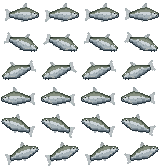
#> input picture assets/creatures/freshwater/ancient_cold_lake/ac_baikal_whitefish_swim_40x28_4f.png, 160 x 168 px; its folder holds only this picture in this run
$ python f2.py
#> lines starting #> are read from the running program, lines starting #| are printed output that depends on the picture; after the words box and inside, x2 and y2 are one past the last pixel; in counts of white or black regions, pixels touching at a corner belong together
### .agents/tools/creature_gen/v4/v4env.py
"""Shared paths and biome constants for the v4 tools. Everything is resolved from the generator folder (paths.py), so the tools
run from any clone; override with DIVIN_ROOT / DIVIN_GEN_OUT like the rest of the generator."""
import os, sys, math, re, glob
V4 = os.path.dirname(os.path.abspath(__file__)); GEN = os.path.dirname(V4); LIB = os.path.join(V4, 'lib')
for _p in (LIB, V4, GEN):
    if _p not in sys.path: sys.path.insert(0, _p)
import paths, biomes   # noqa: E402  (generator paths: REPO, WORK; biome registry)
REPO = paths.REPO
CREATURES = os.path.join(REPO, 'assets', 'creatures')
CACHE = os.path.join(paths.WORK, 'v4_cache'); os.makedirs(CACHE, exist_ok=True)
# all from the generator's biome registry (biomes.py) - add a biome there
BIOME = {p: biomes.rel(p) for p in biomes.ALL}
REFS = tuple(biomes.REFS)   # accepted reference dialects - never restyled
WATER = {p: b['water'] for p, b in biomes.ALL.items()}   # OKLab hue (deg), mean lightness where the fish swim
MODULES = {p: b['modules'] for p, b in biomes.GEN.items()}
PREVIEW_BG = {p: biomes.review_bg(p) for p in biomes.ALL}
def bright(pre): return WATER[pre][1] >= 0.6   # bright water: bodies below the water; dark water: bodies a little above it
def asset_dir(pre): return os.path.join(CREATURES, BIOME[pre])
def installed(pre, name, kind='swim'):
    g = glob.glob(os.path.join(asset_dir(pre), f'{pre}_{name}_{kind}_*_4f.png')); return g[0] if g else None
def ref_sheets(kind='swim'):
    return {p: sorted(glob.glob(os.path.join(asset_dir(p), f'{p}_*_{kind}_*_4f.png'))) for p in REFS}
# [10 lines left out: function species, not called in this run]
def code(pre, i): return '%s%02d' % (pre.upper(), i + 1)
# [5 lines left out: function eye_colours, not called in this run]
def frame_size(f): return tuple(map(int, re.search(r'_(\d+)x(\d+)_4f', f).groups()))

### .agents/tools/creature_gen/paths.py
"""Where the sprite generator reads and writes. Everything is resolved from this folder, so the tools run from any clone of
the repo on any machine (no home-folder paths). Override with environment variables when needed:
  DIVIN_ROOT     repo root (default: three levels up from this file, i.e. the Godot project folder)
  DIVIN_GEN_OUT  build / pilot output folder (default: <repo>/_gen, gitignored)
  DIVIN_PREVIEW  preview images for review (default: <repo>/Claude outputs, gitignored)"""
import os
GEN = os.path.dirname(os.path.abspath(__file__))
REPO = os.path.abspath(os.environ.get('DIVIN_ROOT') or os.path.join(GEN, '..', '..', '..'))
WORK = os.path.abspath(os.environ.get('DIVIN_GEN_OUT') or os.path.join(REPO, '_gen'))
PREVIEW = os.path.abspath(os.environ.get('DIVIN_PREVIEW') or os.path.join(REPO, 'Claude outputs'))
def out_dir(pre):
    """build.py / install.py hand-off folder of a biome: <WORK>/out (cs) or <WORK>/out_<pre>."""
    return os.path.join(WORK, 'out' + ('' if pre == 'cs' else '_' + pre))
def work(p):
    """a pilot folder name (relative = inside WORK, ~ and absolute paths kept)."""
    p = os.path.expanduser(p); return p if os.path.isabs(p) else os.path.join(WORK, p)
for _d in (WORK, PREVIEW):
    os.makedirs(_d, exist_ok=True)
    _g = os.path.join(_d, '.gdignore')   # keep Godot from importing build output and previews
    if not os.path.exists(_g): open(_g, 'w').close()

### .agents/tools/creature_gen/v4/lib/m.py
import v4env  # noqa: F401  (paths)
import os,re,glob,sys,json
import numpy as np
from PIL import Image
from scipy import ndimage as ndi
R=v4env.CREATURES
BI=dict(v4env.BIOME)   # biome registry (biomes.py)
# [14 lines left out: functions oklab_L, load, not called in this run]
def body(fr):
    a=fr[...,3]; op=a>=250
    core=ndi.binary_opening(op,structure=ndi.generate_binary_structure(2,1),iterations=2)
    if core.sum()<20: core=op
    lab,n=ndi.label(core)
    if n>1:
        sz=ndi.sum(core,lab,range(1,n+1)); core=lab==(1+int(np.argmax(sz)))
    return core
# [42 lines left out: function feats, not called in this run]
# [8 lines that do not run on import are left out]

### .agents/tools/creature_gen/biomes.py
"""The one list of creature biomes known to the generator, its study scripts and the v4 tools.
Adding a biome (.agents/rules/creature_workflow.md, path A) = one entry in GEN here; its colour data goes in pal.py (BIOMES, and
the v3 BIOMES_V3 / FIT_V3 / FAM_<PRE>) and its gait table in gait.py.
  cat, folder   assets/creatures/<cat>/<folder> and scenes/creatures/<cat>/<folder> (also the environment folder)
  modules       species modules in build order (review codes CS01.. follow it)
  water         OKLab hue (deg) and mean lightness of the water where the fish swim (study/bgfit.py); pal.BG_L is the lightness
  preview       RGB behind build.py preview images
  review        RGB behind v4 review pages (default: preview)
REFS are the hand-drawn reference biomes: measured by the study / v4 tools, never built or restyled."""
REFS = {
    'ac': dict(cat='freshwater', folder='ancient_cold_lake', water=(-121, 0.49), review=(52, 72, 92)),
    'bw': dict(cat='freshwater', folder='blackwater', water=(59, 0.46), review=(70, 52, 30)),
    'pf': dict(cat='freshwater', folder='planted_freshwater', water=(168, 0.60), review=(40, 92, 80)),
}
GEN = {
    'cs': dict(cat='freshwater', folder='clear_spring', modules=['sp1', 'sp2', 'sp3', 'sp4'], water=(-174, 0.73),
               preview=(79, 157, 150), review=(70, 150, 145)),
    'fs': dict(cat='freshwater', folder='forest_stream', modules=['fs1', 'fs2', 'fs3'], water=(152, 0.68), preview=(72, 129, 89)),
    'ms': dict(cat='freshwater', folder='marsh_swamp', modules=['ms1', 'ms2', 'ms3'], water=(132, 0.42), preview=(63, 81, 49)),
    'bb': dict(cat='freshwater', folder='billabong', modules=['bb1', 'bb2', 'bb3'], water=(173, 0.39), preview=(46, 76, 67)),
    'by': dict(cat='freshwater', folder='bayou', modules=['by1', 'by2', 'by3'], water=(121, 0.36), preview=(48, 60, 34)),
    'cw': dict(cat='marine', folder='cold_water', modules=['cw1', 'cw2', 'cw3', 'cw4'], water=(-123, 0.36), preview=(20, 62, 88)),
    'uc': dict(cat='special', folder='underwater_cave', modules=['uc1', 'uc2', 'uc3'], water=(-109, 0.21), preview=(20, 26, 32)),
}
ALL = {**REFS, **GEN}   # report order: references first, then the generator biomes
def rel(pre): return ALL[pre]['cat'] + '/' + ALL[pre]['folder']        # e.g. 'freshwater/clear_spring'
def review_bg(pre): return ALL[pre].get('review', ALL[pre].get('preview'))

### .agents/tools/creature_gen/v4/lib/f2.py
import v4env  # noqa: F401  (paths)
"""Structural features of a swimmer sprite (row E, frame 0)."""
import os,re,glob,json,sys
import numpy as np
from PIL import Image
from scipy import ndimage as ndi

from m import BI,R,body
def lab(rgb):
    c=rgb/255.; c=np.where(c<=0.04045,c/12.92,((c+0.055)/1.055)**2.4)
    l=0.4122214708*c[...,0]+0.5363325363*c[...,1]+0.0514459929*c[...,2]
    m=0.2119034982*c[...,0]+0.6806995451*c[...,1]+0.1073969566*c[...,2]
    s=0.0883024619*c[...,0]+0.2817188376*c[...,1]+0.6299787005*c[...,2]
    l,m,s=np.cbrt(l),np.cbrt(m),np.cbrt(s)
    return (0.2104542553*l+0.793617785*m-0.0040720468*s,1.9779984951*l-2.428592205*m+0.4505937099*s,0.0259040371*l+0.7827717662*m-0.8086757660*s)
def chue(a,b,w=None):
    if w is None: w=np.ones_like(a)
    return float(np.degrees(np.arctan2((b*w).sum(),(a*w).sum())))
def hd(x,y): return float((x-y+180)%360-180)
def frames(pre):
    for f in sorted(glob.glob(f'{R}/{BI[pre]}/{pre}_*_swim_*_4f.png')):
        mm=re.search(r'_swim_(\d+)x(\d+)_4f',f); W,H=int(mm[1]),int(mm[2])
        im=np.array(Image.open(f).convert('RGBA'))
        yield os.path.basename(f)[len(pre)+1:].split('_swim_')[0],im[:H,:W],f
def feat(fr):
    A=fr[...,3]; op=A>=200; vis=A>0; core=body(fr)
    if core.sum()<30: return None
    L,a,b=lab(fr[...,:3].astype(float)); C=np.hypot(a,b)
    ys,xs=np.nonzero(core); x0,x1,y0,y1=xs.min(),xs.max(),ys.min(),ys.max(); BL=x1-x0+1; BH=y1-y0+1
    out=dict(BL=int(BL),BH=int(BH),area=int(core.sum()))
    # ---- A. tone ramp
    P=fr[...,:3][core]; cols,inv,cnt=np.unique(P.reshape(-1,3),axis=0,return_inverse=True,return_counts=True)
    cL=lab(cols.astype(float))[0]; o=np.argsort(cL); lv=[];
    for i in o:
        if cnt[i]<2: continue
        if lv and cL[i]-lv[-1][0]<0.02: lv[-1][1]+=cnt[i]
        else: lv.append([cL[i],cnt[i]])
    levels=np.array([v[0] for v in lv]); steps=np.diff(levels) if len(levels)>1 else np.array([0])
    out.update(ncol_body=int(len(cols)),levels=int(len(levels)),step_med=float(np.median(steps)),step_max=float(steps.max()),
               top3=float(np.sort(cnt)[::-1][:3].sum()/cnt.sum()),singletons=float((cnt==1).sum()/len(cnt)))
    # ---- B. columns
    runs=[];trans=[];runfrac=[];dpos=[];lpos=[];rim=[];darkstart=[]
    for x in range(x0+int(BL*.25),x0+int(BL*.75)+1):
        c=np.nonzero(core[:,x])[0]
        if len(c)<8: continue
        col=fr[c,x,:3].astype(int); v=L[c,x]; n=len(c)
        ch=np.any(col[1:]!=col[:-1],axis=1); nr=1+ch.sum(); runs.append(nr); runfrac.append(1/nr)
        trans.append(int((np.abs(np.diff(v))>0.04).sum()))
        inner=v[1:-1]; t=(np.arange(1,n-1))/(n-1)
        dpos.append(float(t[np.argmin(inner)])); lpos.append(float(t[np.argmax(inner)]))
        rim.append(float(v[-2]-v[-3]) if n>=4 else 0)
        # where value falls below (max - 50% of range) going down from the lightest pixel
        k=np.argmax(inner); thr=inner.max()-0.5*(inner.max()-inner.min()); below=np.nonzero(inner[k:]<thr)[0]
        darkstart.append(float(t[k+below[0]]) if len(below) else 1.0)
    out.update(runs=float(np.mean(runs)),trans=float(np.mean(trans)),darkpos=float(np.median(dpos)),litpos=float(np.median(lpos)),
               rim=float(np.median(rim)),darkstart=float(np.median(darkstart)),runlen=float(np.mean([BH/r for r in runs])))
    # ---- C. length profile (10 bins tail->head)
    U=(np.arange(fr.shape[1])-x0)/max(BL-1,1); prof=[]
    for i in range(10):
        msk=core&(U[None,:]>=i/10)&(U[None,:]<(i+1)/10)
        prof.append(float(L[msk].mean()) if msk.any() else np.nan)
    prof=np.array(prof); out['lenprof']=(prof-np.nanmean(prof)).tolist()
    # ---- D. highlight
    Lb=L[core]; th=np.percentile(Lb,90); hm=core&(L>=th); hy,hx=np.nonzero(hm)
    T=np.full(L.shape,np.nan);
    topd=[]
    for x in range(x0,x1+1):
        c=np.nonzero(core[:,x])[0]
        if len(c)<4: continue
        T[c,x]=(c-c.min())/max(c.max()-c.min(),1)
        hc=np.nonzero(hm[c,x])[0]
        if len(hc): topd.append(hc.min())
    lab_,ncomp=ndi.label(hm,structure=np.ones((3,3)))
    sizes=ndi.sum(hm,lab_,range(1,ncomp+1)) if ncomp else [0]
    out.update(hl_u=float(((hx-x0)/BL).mean()),hl_t=float(np.nanmean(T[hm])),hl_topd=float(np.median(topd)) if topd else 0,
               hl_comp=int(ncomp),hl_main=float(max(sizes)/hm.sum()),hl_len=float((hx.max()-hx.min()+1)/BL),hl_thick=float(hm.sum()/max(len(np.unique(hx)),1)))
    # ---- E. outline by side (opaque silhouette edges)
    pad=np.pad(op,1); up=~pad[:-2,1:-1]&op; dn=~pad[2:,1:-1]&op; lf=~pad[1:-1,:-2]&op; rt=~pad[1:-1,2:]&op
    res={}
    for nm,m_,dy,dx in (('top',up&~dn,1,0),('bot',dn&~up,-1,0)):
        yy,xx=np.nonzero(m_&core|m_&ndi.binary_dilation(core))
        d=[];dh=[];cr=[]
        for y,x in zip(yy,xx):
            y2,x2=y+dy,x+dx
            if 0<=y2<L.shape[0] and op[y2,x2]:
                d.append(L[y,x]-L[y2,x2]);
                if C[y2,x2]>0.02 and C[y,x]>0.01: dh.append(abs(hd(np.degrees(np.arctan2(b[y,x],a[y,x])),np.degrees(np.arctan2(b[y2,x2],a[y2,x2])))))
                cr.append(C[y,x]/max(C[y2,x2],1e-3))
        res[nm]=(float(np.median(d)) if d else 0,float(np.median(dh)) if dh else 0,float(np.median(cr)) if cr else 0)
    edge=op&(up|dn|lf|rt)
    out.update(ol_top=res['top'][0],ol_bot=res['bot'][0],ol_hue_top=res['top'][1],ol_hue_bot=res['bot'][1],ol_cr_bot=res['bot'][2],
               ol_L=float(np.median(L[edge&ndi.binary_dilation(core)])) if (edge&ndi.binary_dilation(core)).any() else 0)
    # ---- F. markings: horizontal residual inside core (shading is mostly vertical)
    inner=ndi.binary_erosion(core)
    Lp=np.where(core,L,np.nan);
    win=np.stack([np.roll(Lp,s,axis=1) for s in (-2,-1,0,1,2)],0)
    med=np.nanmedian(win,0); r=np.where(inner,L-med,0)
    mk=inner&(np.abs(r)>0.06)
    out['mark_share']=float(mk.sum()/max(inner.sum(),1)); out['mark_dark']=float(((r<-0.06)&inner).sum()/max(mk.sum(),1))
    ml,nm_=ndi.label(mk,structure=np.ones((3,3)))
    if nm_:
        sz=np.array(ndi.sum(mk,ml,range(1,nm_+1))); out['mark_n']=int(nm_); out['mark_1px']=float((sz==1).mean()); out['mark_big']=float((sz>=5).mean()); out['mark_size']=float(np.median(sz))
        cy=np.array(ndi.center_of_mass(mk,ml,range(1,nm_+1)))
        if nm_>=3:
            dd=np.sqrt(((cy[:,None,:]-cy[None,:,:])**2).sum(-1)); np.fill_diagonal(dd,1e9); nn=dd.min(1); out['mark_nncv']=float(nn.std()/nn.mean())
        else: out['mark_nncv']=np.nan
        tt=np.array([np.nanmean(T[ml==i+1]) for i in range(nm_)]); out['mark_t']=float(np.nanmedian(tt))
        # elongation of marks (horizontal vs vertical extent)
        sl=ndi.find_objects(ml); el=[(s[1].stop-s[1].start)/(s[0].stop-s[0].start) for s in sl]; out['mark_hv']=float(np.median(el))
    else: out.update(mark_n=0,mark_1px=np.nan,mark_big=np.nan,mark_size=np.nan,mark_nncv=np.nan,mark_t=np.nan,mark_hv=np.nan)
    # vertical residual too (for stacked stripes): count of within-column reversals handled in trans
    # ---- G. colour by tone
    w=C[core]; La=L[core]; aa=a[core]; bb=b[core]; p25,p75=np.percentile(La,[25,75])
    g={}
    for nm,msk in (('dk',La<=p25),('md',(La>p25)&(La<p75)),('lt',La>=p75)):
        g[nm]=(chue(aa[msk],bb[msk]),float(np.median(w[msk])))
    out.update(h_dk=g['dk'][0],h_md=g['md'][0],h_lt=g['lt'][0],c_dk=g['dk'][1],c_md=g['md'][1],c_lt=g['lt'][1],
               hshift_dk=hd(g['dk'][0],g['md'][0]),hshift_lt=hd(g['lt'][0],g['md'][0]),hue_body=chue(aa,bb,w),c_body=float(np.median(w)),
               chroma_p90=float(np.percentile(w,90)),Lmean=float(La.mean()),Lp5=float(np.percentile(La,5)),Lp95=float(np.percentile(La,95)))
    # ---- H. silhouette
    dep=np.array([core[:,x].sum() for x in range(x0,x1+1)]); uu=np.linspace(0,1,len(dep))
    topc=np.array([np.nonzero(core[:,x])[0].min() if core[:,x].any() else np.nan for x in range(x0,x1+1)])
    botc=np.array([np.nonzero(core[:,x])[0].max() if core[:,x].any() else np.nan for x in range(x0,x1+1)])
    km=int(np.argmax(dep)); mid=(y0+y1)/2
    out.update(maxdep_u=float(uu[km]),pedunc=float(dep[uu<0.3].min()/dep.max()) if (uu<0.3).any() else np.nan,
               back_belly=float((mid-topc[km])/max(botc[km]-mid,0.5)),
               curv_top=float(np.nanmean(np.abs(np.diff(topc,2)))),curv_bot=float(np.nanmean(np.abs(np.diff(botc,2)))))
    # ---- I. fins (semi-transparent + opaque outside core)
    fin=vis&~ndi.binary_dilation(core,iterations=1)
    if fin.sum()>5:
        al=A[fin]; out.update(fin_share=float(fin.sum()/vis.sum()),fin_alpha_med=float(np.median(al)),fin_alpha_lv=int(len(np.unique(al//8))),
                               fin_dL=float(L[fin].mean()-La.mean()),fin_dh=abs(hd(chue(a[fin],b[fin],C[fin]),out['hue_body'])) if C[fin].mean()>0.015 else 0.0,
                               fin_cr=float(np.median(C[fin])/max(out['c_body'],1e-3)))
    else: out.update(fin_share=0,fin_alpha_med=np.nan,fin_alpha_lv=0,fin_dL=np.nan,fin_dh=np.nan,fin_cr=np.nan)
    # ---- J. eye: darkest pixel in front 30% of body with a lighter pixel directly above
    fr_=core&(U[None,:]>0.7); eyok=0; ectr=np.nan
    if fr_.any():
        yy,xx=np.nonzero(fr_); k=np.argmin(L[yy,xx]); ey,ex=yy[k],xx[k]
        if ey>0: eyok=int(L[ey-1,ex]-L[ey,ex]>0.3)
        nb=L[max(ey-2,0):ey+3,max(ex-2,0):ex+3]; ectr=float(np.median(nb)-L[ey,ex])
    out.update(eye_hl=eyok,eye_ctr=ectr)
    # ---- K. cleanliness: orphan pixels (colour differs from all 8 neighbours) in the interior
    Pp=fr[...,:3].astype(int); same=np.zeros(L.shape,int)
    for dy in (-1,0,1):
        for dx in (-1,0,1):
            if dy==0 and dx==0: continue
            same+=np.all(np.roll(np.roll(Pp,dy,0),dx,1)==Pp,axis=-1)
    out['orphans']=float(((same==0)&inner).sum()/max(inner.sum(),1))
    return out
if __name__=='__main__':
    res={}
    for p in BI:
        res[p]={}
        for n,fr,f in frames(p):
            try:
                r=feat(fr)
#> in feat, `op = A >= 200`:
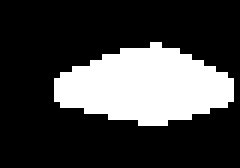
#> op: shape (28, 40) bool (shown 6 times larger); 25.5% white; 1 white region, box (x1, y1, x2, y2) and area: (9, 7, 39, 21) 286
#> in body, `lab,n=ndi.label(core)`: n = 1
#> in feat, `L, a, b = lab(fr[..., :3].astype(float))`:
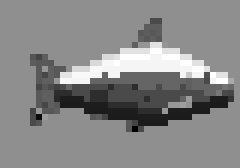
#> b: shape (28, 40) float64 (shown 6 times larger); min -0.0252, max 0.0195, mean -0.00143; drawn with min black and max white
#> in feat, `C = np.hypot(a, b)`:
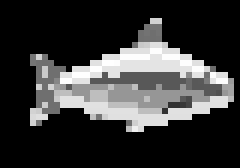
#> C: shape (28, 40) float64 (shown 6 times larger); min 0, max 0.0271, mean 0.00589; drawn with min black and max white
#> in feat, `ys, xs = np.nonzero(core)`: ys = 278 values from 7 to 20; xs = 278 values, max 38 at index 153, min 9 at index 124, mean 23.73
#> in feat, `x0, x1, y0, y1 = (xs.min(), xs.max(), ys.min(), ys.max())`: x0 = 9; x1 = 38; y0 = 7; y1 = 20
#> in feat, `BL = x1 - x0 + 1`: BL = 30
#> in feat, `BH = y1 - y0 + 1`: BH = 14
#> in feat, `out=dict(BL=int(BL),BH=int(BH),area=int(core.sum()))`: out = {'BL': 30, 'BH': 14, 'area': 278}
#> in feat, `P = fr[..., :3][core]`: P = 278 rows, first 8: [74, 85, 73], [74, 85, 73], [74, 85, 73], [74, 85, 73], [74, 85, 73], [74, 85, 73], [74, 85, 73], [112, 122, 106]
#> in feat, `cols, inv, cnt = np.unique(P.reshape(-1, 3), axis=0, return_inverse=Tr`: cols = 28 rows, first 8: [11, 16, 21], [36, 46, 35], [37, 50, 59], [39, 50, 55], [40, 46, 47], [42, 55, 56], [53, 64, 72], [54, 64, 70]; inv = 278 values, max 27 at index 93, min 0 at index 120, mean 16.77; cnt = 28 values, max 52 at index 21, min 1 at index 0, mean 9.93
#> in lab (call 2), `c = rgb / 255.0`: c = 28 rows, first 8: [0.0431, 0.0627, 0.0824], [0.141, 0.18, 0.137], [0.145, 0.196, 0.231], [0.153, 0.196, 0.216], [0.157, 0.18, 0.184], [0.165, 0.216, 0.22], [0.208, 0.251, 0.282], [0.212, 0.251, 0.275]
#> in lab (call 2), `c = np.where(c <= 0.04045, c / 12.92, ((c + 0.055) / 1.055) ** 2.4)`: c = 28 rows, first 8: [0.00335, 0.00518, 0.0075], [0.0176, 0.0273, 0.0168], [0.0185, 0.0319, 0.0437], [0.0203, 0.0319, 0.0382], [0.0212, 0.0273, 0.0284], [0.0232, 0.0382, 0.0395], [0.0356, 0.0513, 0.0648], [0.0369, 0.0513, 0.0612]
#> in feat, `cL = lab(cols.astype(float))[0]`: cL = 28 values, max 0.973 at index 27, min 0.17 at index 0, mean 0.543
#> in feat, `o = np.argsort(cL)`: o = 28 values, max 27 at index 27, min 0 at index 0, mean 13.5
#> the loop in feat, `for i in o:` made 28 passes
#> i on passes 3, 5, 8, 20, 23: 4, 2, 6, 18, 21
#> after the loop in feat, `for i in o:`: lv = [[0.309, 26], [0.399, 7], [0.436, 16], [0.493, 9], [0.536, 28], [0.566, 18], [0.621, 2], [0.642, 58], [0.759, 55], [0.832, 2], [0.869, 42]]
#> in feat, `levels = np.array([v[0] for v in lv])`: levels = [0.309, 0.399, 0.436, 0.493, 0.536, 0.566, 0.621, 0.642, 0.759, 0.832, 0.869]
#> in feat, `steps = np.diff(levels) if len(levels) > 1 else np.array([0])`: steps = [0.0893, 0.0374, 0.0567, 0.0436, 0.03, 0.0551, 0.0201, 0.118, 0.0724, 0.0372]
#> the loop in feat, `for x in range(x0+int(BL*.25),x0+int(BL*.75)+1):` made 16 passes
#> (c, n, nr, k, thr, below) on passes 5 to 9: ([8, 9, 10, 11, 12, 13, 14, 15, 16, 17, 18, 19], 12, 8, 3, 0.703, [5, 6]), ([8, 9, 10, 11, 12, 13, 14, 15, 16, 17, 18, 19], 12, 8, 3, 0.703, [5, 6]), ([8, 9, 10, 11, 12, 13, 14, 15, 16, 17, 18, 19], 12, 9, 3, 0.703, [2, 5, 6]), ([8, 9, 10, 11, 12, 13, 14, 15, 16, 17, 18, 19, 20], 13, 8, 3, 0.703, [6, 7]), ([8, 9, 10, 11, 12, 13, 14, 15, 16, 17, 18, 19, 20], 13, 10, 3, 0.703, [4, 6, 7])
#> after the loop in feat, `for x in range(x0+int(BL*.25),x0+int(BL*.75)+1):`: darkstart = [0.625, 0.667, 0.5, 0.8, 0.818, 0.818, 0.545, 0.833, 0.667, 0.846, 0.846, 0.917, 0.909, 0.909, 0.9, 0.9]; dpos = [0.125, 0.111, 0.1, 0.9, 0.909, 0.909, 0.909, 0.917, 0.917, 0.923, 0.923, 0.917, 0.909, 0.909, 0.9, 0.3]; lpos = [0.375, 0.333, 0.4, 0.4, 0.364, 0.364, 0.364, 0.333, 0.333, 0.385, 0.385, 0.333, 0.364, 0.364, 0.4, 0.6]; rim = [-0.11, -0.11, -0.11, -0.11, -0.11, -0.11, -0.11, -0.11, -0.11, -0.11, -0.11, -0.23, -0.23, -0.23, -0.283, -0.196]; runfrac = [0.125, 0.125, 0.111, 0.125, 0.125, 0.125, 0.111, 0.125, 0.1, 0.125, 0.125, 0.125, 0.125, 0.125, 0.111, 0.1]; runs = [8, 8, 9, 8, 8, 8, 9, 8, 10, 8, 8, 8, 8, 8, 9, 10]; trans = [7, 7, 8, 7, 7, 7, 8, 7, 9, 7, 7, 6, 6, 6, 8, 7]
#> in feat, `U = (np.arange(fr.shape[1]) - x0) / max(BL - 1, 1)`: U = 40 values from -0.31 to 1.03
#> after the loop in feat, `for i in range(10):`:
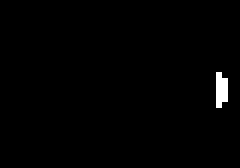
#> msk: shape (28, 40) bool (shown 6 times larger); 0.89% white in thin lines or dots, all inside (x1, y1, x2, y2) = (36, 12, 38, 18)
#> after the loop in feat, `for i in range(10):`: prof = [0.525, 0.566, 0.599, 0.63, 0.652, 0.66, 0.671, 0.626, 0.621, 0.535]
#> in feat, `Lb = L[core]`: Lb = 278 values, max 0.973 at index 93, min 0.17 at index 120, mean 0.623
#> in feat, `th = np.percentile(Lb, 90)`: th = 0.869
#> in feat, `hy, hx = np.nonzero(hm)`: hy = 43 values from 12 to 16; hx = 43 values, max 36 at index 39, min 11 at index 29, mean 25.35
#> the loop in feat, `for x in range(x0,x1+1):` made 30 passes
#> (c, hc) on passes 3, 7, 8, 9, 10, 11, 12, 13: ([12, 13, 14, 15, 16, 17], [2]), ([10, 11, 12, 13, 14, 15, 16, 17, 18], [3]), ([10, 11, 12, 13, 14, 15, 16, 17, 18], [3]), ([9, 10, 11, 12, 13, 14, 15, 16, 17, 18], [3, 4]), ([9, 10, 11, 12, 13, 14, 15, 16, 17, 18, 19], [4]), ([9, 10, 11, 12, 13, 14, 15, 16, 17, 18, 19], [4]), ([8, 9, 10, 11, 12, 13, 14, 15, 16, 17, 18, 19], [4, 5]), ([8, 9, 10, 11, 12, 13, 14, 15, 16, 17, 18, 19], [4, 5])
#> after the loop in feat, `for x in range(x0,x1+1):`:
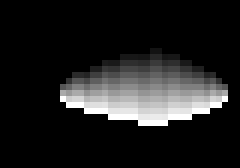
#> T: shape (28, 40) float64 (shown 6 times larger); 75.54% of the values are NaN or infinite; the others: min 0, max 1, mean 0.5; drawn with min black, max white, NaN and infinite black
#> after the loop in feat, `for x in range(x0,x1+1):`: topd = [2, 3, 3, 3, 4, 4, 4, 4, 4, 4, 4, 5, 5, 4, 4, 4, 4, 3, 4, 1, 3, 2]
#> in feat, `lab_,ncomp=ndi.label(hm,structure=np.ones((3,3)))`:
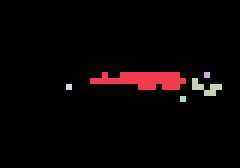
#> lab_: shape (28, 40) int32 (shown 6 times larger); 6 distinct labels, from 0 to 5; one colour per label, 0 black
#> in feat, `lab_,ncomp=ndi.label(hm,structure=np.ones((3,3)))`: ncomp = 5
#> in feat, `sizes=ndi.sum(hm,lab_,range(1,ncomp+1)) if ncomp else [0]`: sizes = [33, 1, 7, 1, 1]
#> the loop in feat, `for nm,m_,dy,dx in (('top',up&~dn,1,0),('bot',dn&~up,-1,0)):` made 2 passes
#> (nm, dy, dx) on passes 1 to 2: ('top', 1, 0), ('bot', -1, 0)
#> after the loop in feat, `for nm,m_,dy,dx in (('top',up&~dn,1,0),('bot',dn&~up,-1,0)):`: res = {'top': (-0.13, 9.26, 0.887), 'bot': (-0.227, 1.64, 0.998)}
#> in feat, `edge=op&(up|dn|lf|rt)`:
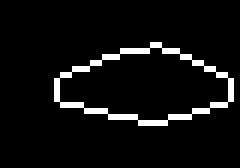
#> edge: shape (28, 40) bool (shown 6 times larger); 5.7% white in thin lines or dots, all inside (x1, y1, x2, y2) = (9, 7, 39, 21)
#> (the rest of the program and of its run is left out)
